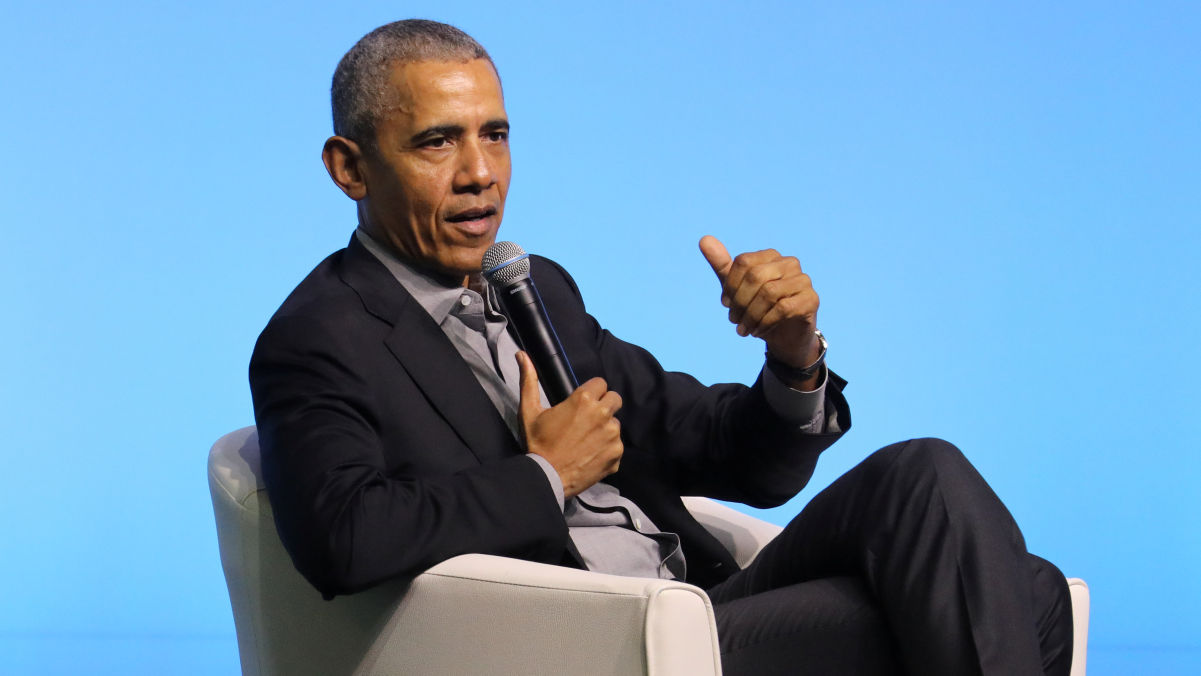
#> input picture train_data_2/Barack Obama/[www.google.com][106]obama-women-leaders_wide-9abe491af119581d41fcfc752e421c934e4afafd.jpg, 3602 x 2026 px (shown at 1/3 size); its folder holds only this picture in this run
$ jupyter execute --allow-errors Pre-processing.ipynb
#> lines starting #> are read from the running program, lines starting #| are printed output that depends on the picture
# DATA PRE-PROCESSING

## 1. Importing Libraries

[cell 1]
import os #used to access files
import numpy as np
import cv2 #OpenCV library used for preprocessing image data

## 2. Loading images

[cell 2]
data_path="train_data_2"

labels=os.listdir(data_path) #loading the labels of the data present in the folder
categories=np.arange(len(labels)) #generating keys for labels
category_dict=dict(zip(labels,categories)) #converting into key: labels dictionary

print("lables=",labels)
print("categories=",categories)
print("category_dict=",category_dict)

## 3. Loading and pre-processing images

[cell 3]
face_classifier=cv2.CascadeClassifier('haarcascade_frontalface_default.xml') #loading haarcascade face classfier

data=[]
target=[]

#loading images
for label in labels:#each folder
    imgs_path=os.path.join(data_path,label) #creates a new path to get inside each folder ie data_path\folder_name
    img_names=os.listdir(imgs_path) #converts image names into an array
    #print(img_names)

    for img_name in img_names: #each image in a folder
        img_path=os.path.join(imgs_path,img_name) #path of every image
        #print(img_path)
        img=cv2.imread(img_path) #loads each image into an array
#> img is the input picture: shape (2026, 3602, 3); mean B, G, R 180, 148.4, 106.7

        #to display loaded images
        #cv2.imshow('LIVE',img)
        #cv2.imshow('GRAY',gray) to view the images in grayscale
        #key=cv2.waitkey(1000) time gap between each image
        #if(key==27): escape key to stop slide show
            #break
        #cv2.destroyAllWindows()

        #preprocessing starts
        #convert colour images to grey
        gray=cv2.cvtColor(img,cv2.COLOR_BGR2GRAY)
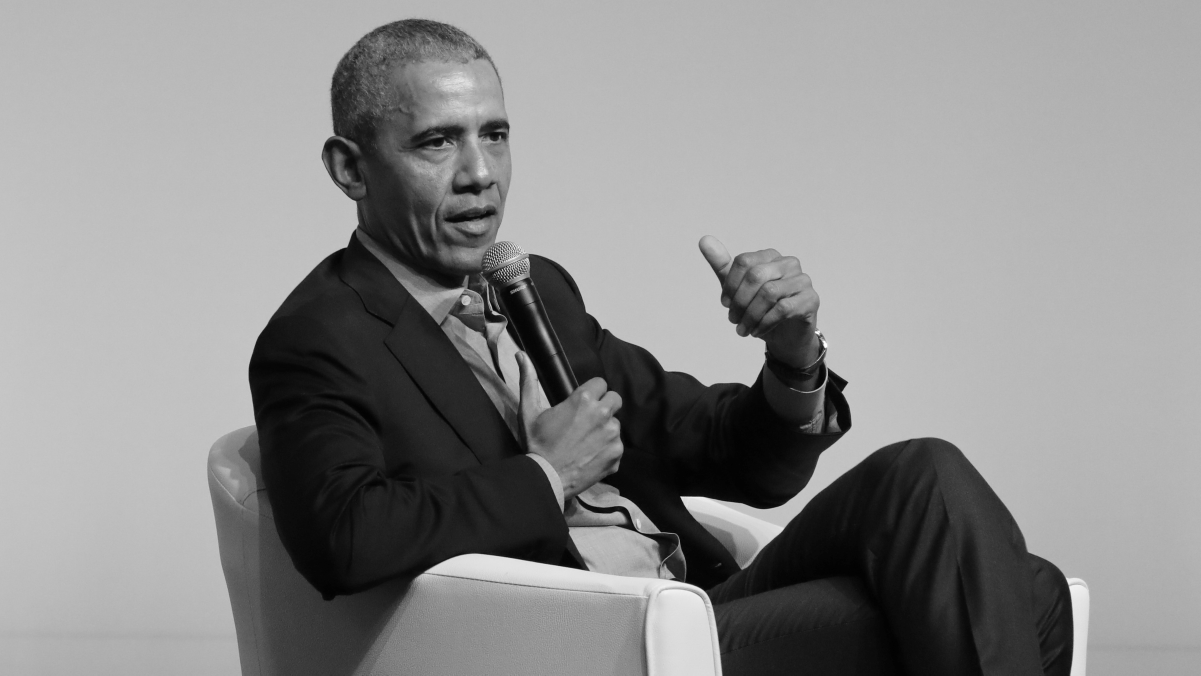
#> gray: shape (2026, 3602) (shown at 1/3 size); min 0, max 255, mean 139.5
        #using haarcascade classifier to detect faces from the gray images
        faces=face_classifier.detectMultiScale(gray) #array of dimensions x,y,w,h if the picture has multiple faces? detects someother things as faces
#> faces = [[1329, 952, 64, 64], [2898, 1831, 127, 127], [1145, 197, 545, 545]]

        for (x,y,w,h) in faces: #loop through all ROI parameters

            #lets draw a rectangle on each ROI
            #cv2.rectange(img,(x,y),(w+x,h+y),(0,255,0),2) #image,point1,point2,color of rectangle,thickness of rectangle
            #cv2.imshow('LIVE',img)
            #cv2.waitKey(1000)

            cropped_face=gray[y:y+h,x:x+w]
            cv2.imshow('LIVE',cropped_face)#showing cropped faces and wrong cropped items
            key=cv2.waitKey(0)#wait till a key is pressed
            if(key==121):#press y if img is accepted
                cropped_face=cv2.resize(cropped_face,(50,50)) #make a common size for all cropped faces
                data.append(cropped_face) #add correct images to the dataset
                target.append(category_dict[label]) #add corresponing name of the image
                print('image is accepted')
            else:
                pass #donot take into the dataset
#> this loop made 3 passes; (key Esc is pressed on pass 1)
#> pass 1, `cropped_face=gray[y:y+h,x:x+w]`:
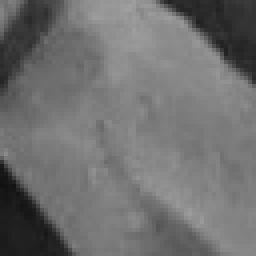
#> cropped_face: shape (64, 64) (shown 4 times larger); min 17, max 159, mean 111.8
#> pass 2, `cropped_face=gray[y:y+h,x:x+w]`:
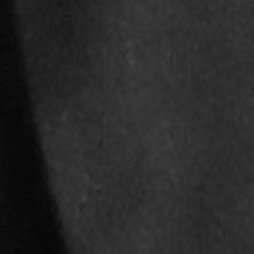
#> cropped_face: shape (127, 127) (shown 2 times larger); min 7, max 67, mean 41.3
#> pass 3, `cropped_face=gray[y:y+h,x:x+w]`:
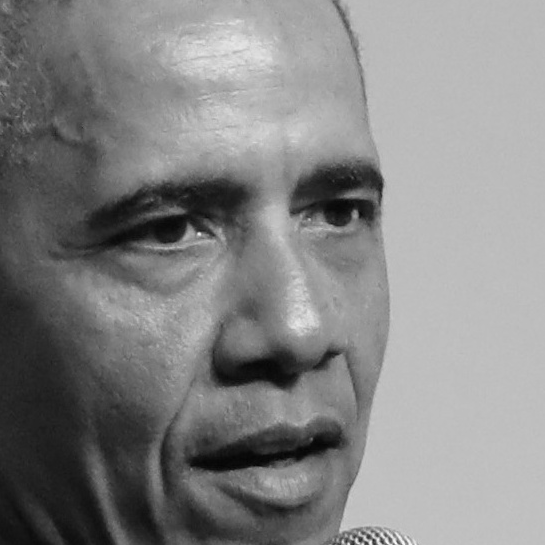
#> cropped_face: shape (545, 545); min 3, max 251, mean 132.7
#> after the loop, data = []; target = []
#> pass 2 of the loop `for label in labels:#each folder`:
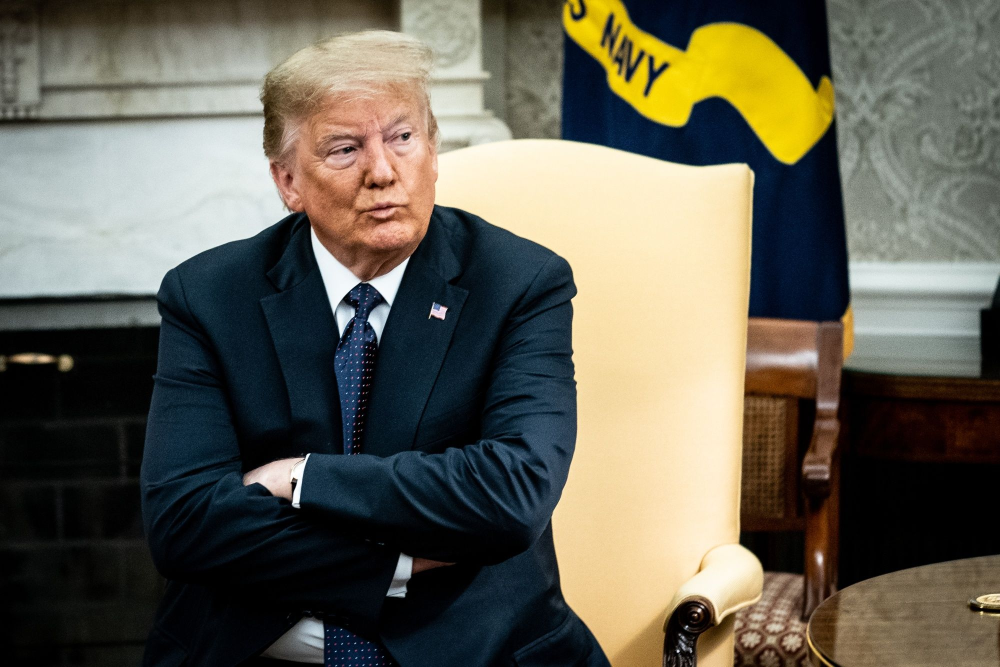
#> input picture train_data_2/Donald Trump/[www.google.com][104]WMJ2PRF37QI6VF6BNTYRN77CNQ.jpg, 2000 x 1334 px (shown at 1/2 size)
#> img is the input picture: shape (1334, 2000, 3); mean B, G, R 84.4, 97.9, 101
#> `gray=cv2.cvtColor(img,cv2.COLOR_BGR2GRAY)`:
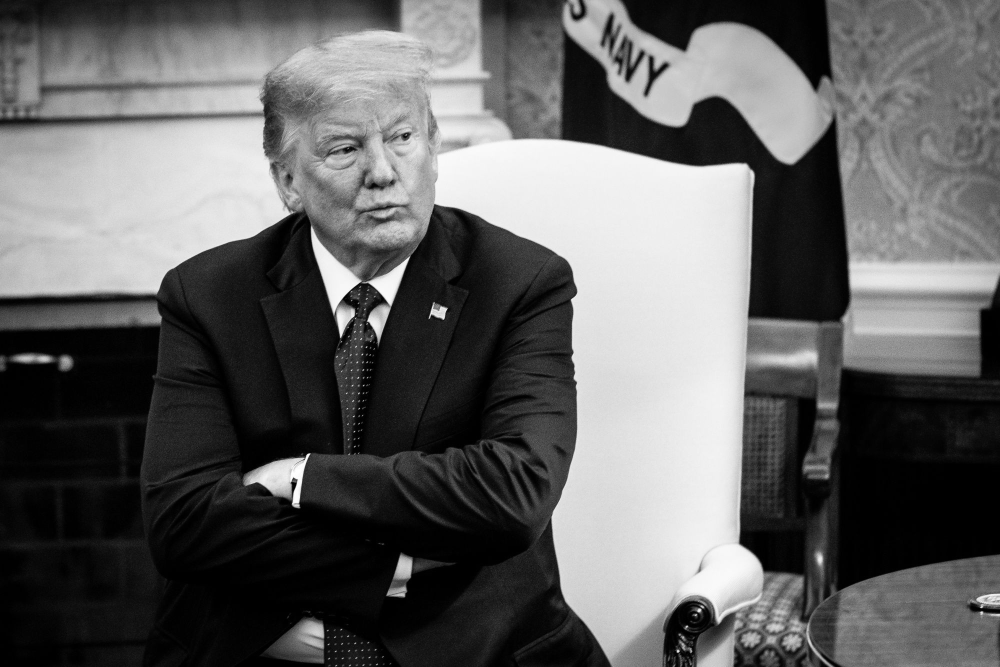
#> gray: shape (1334, 2000) (shown at 1/2 size); min 0, max 255, mean 97.3
#> faces = [[605, 168, 301, 301]]
#> the loop `for (x,y,w,h) in faces: #loop through all ROI parameters  #lets draw a..` made 1 pass
#> pass 1, `cropped_face=gray[y:y+h,x:x+w]`:
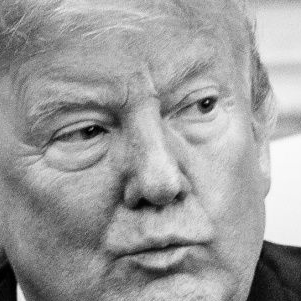
#> cropped_face: shape (301, 301); min 0, max 253, mean 156.7
cv2.destroyAllWindows()

## 4. Save the dataset

[cell 4]
data=np.array(data) #convert into numpy 2Darray
#> data = empty array
target=np.array(target)
#> target = empty array

#> (the rest of this cell did not finish here and is left out)
